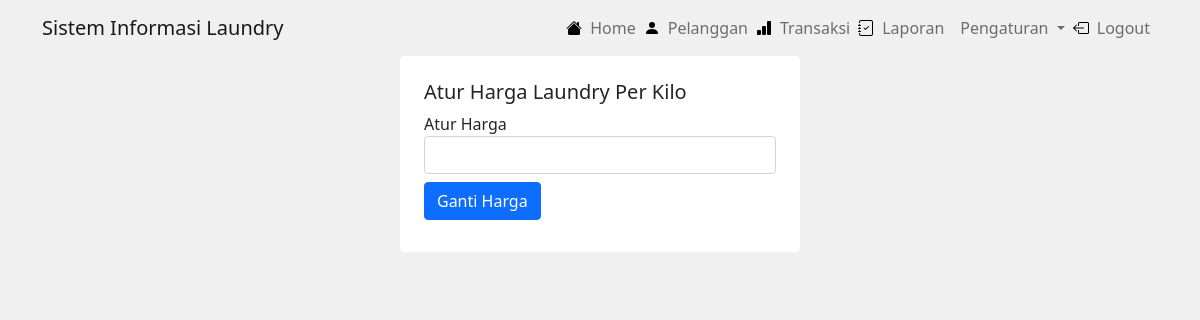
The app's page /admin/atur_harga.php, older data.
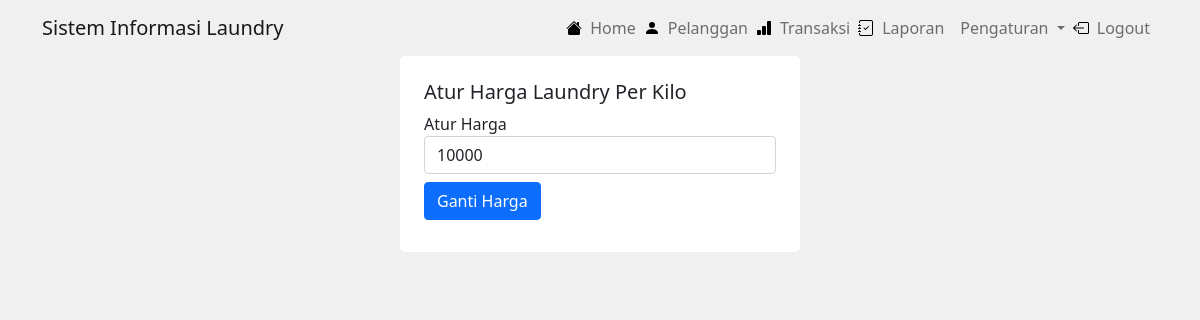
The same page, newer data.
### tables this page shows
CREATE TABLE `harga` (
  `harga` int(11) NOT NULL
);

### admin/atur_harga.php (the view)
<?php
include '../koneksi.php';
$query = mysqli_query($conn, "SELECT * FROM harga");
$h = mysqli_fetch_assoc($query);
include './header.php';
?>
<div class="col-md-4 col-md-offset-4 mx-auto" style="background-color: #fff; border-radius: 5px;">
    <div class="panel-body me-4 ms-4">
        <br>
        <h5>Atur Harga Laundry Per Kilo</h5>
        <form method="post">
            <div class="form-group mt-2">
                <label>Atur Harga</label>
                <input type="number" class="form-control" name="harga" value="<?= $h['harga']; ?>">
            </div>
            <div class="form-group">
                <button class="btn btn-primary my-2" name="ganti">Ganti Harga</button>
            </div>
        </form>
        <br>
    </div>
</div>
<?php include 'footer.php'; ?>

Row changes from the older to the newer data that the page shows:
added harga: harga "10000"
